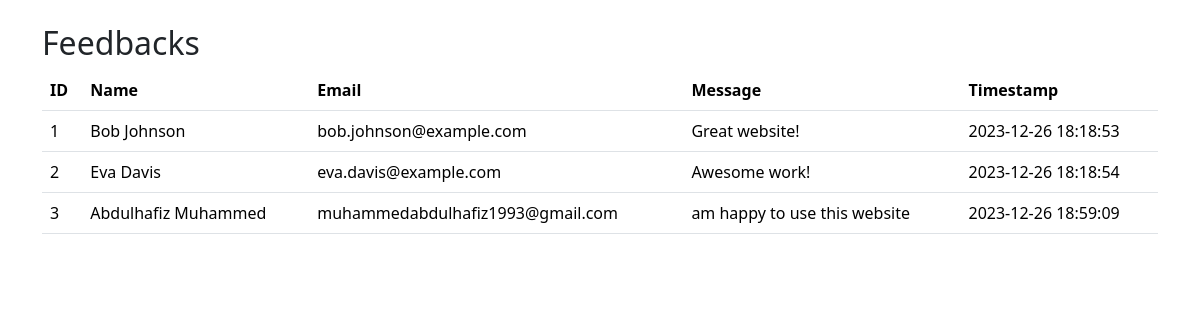
The page /dash (signed in) on the database its author committed.
### tables this page shows
CREATE TABLE Feedbacks (
    id INTEGER PRIMARY KEY AUTOINCREMENT,
    name TEXT NOT NULL,
    email TEXT NOT NULL,
    message TEXT NOT NULL
, timestamp DATETIME DEFAULT CURRENT_TIMESTAMP);

### app.py (the view)
@app.route("/dash")
def dash():
    messages = db.execute("select * from message order by CURRENT_TIMESTAMP desc")
    rows = db.execute("SELECT * FROM Users WHERE user_id = ?", session["user_id"])
    feedbacks = db.execute("select * from Feedbacks order by CURRENT_TIMESTAMP desc")
    role = rows[0]["role"]
    return render_template("dash.html", role = role, messages = messages, feedbacks= feedbacks )

### templates/dash.html (shortened to what this page needs)
<!DOCTYPE html>
<html lang="en">
<head>
    <link href="https://cdn.jsdelivr.net/npm/bootstrap@5.3.2/dist/css/bootstrap.min.css" rel="stylesheet">
    <link rel="stylesheet" href="{{ url_for('static', filename='style.css') }}">
</head>
<body>
<div class="container mt-4">
    <h2>Feedbacks</h2>
    <table class="table">
        <thead>
            <tr>
                <th>ID</th>
                <th>Name</th>
                <th>Email</th>
                <th>Message</th>
                <th>Timestamp</th>
            </tr>
        </thead>
        <tbody>
            {% for message in feedbacks %}
            <tr>
                <td>{{ message['id']}}</td>
                <td>{{ message['name']}}</td>
                <td>{{ message['email']}}</td>
                <td>{{ message['message']}}</td>
                <td>{{ message['timestamp']}}</td>
            </tr>
            {% endfor %}
        </tbody>
    </table>
</div>
</body>
</html>

### rows shown on the page
Feedbacks: id "1", name "Bob Johnson", email "bob.johnson@example.com", message "Great website!", timestamp "2023-12-26 18:18:53"
Feedbacks: id "2", name "Eva Davis", email "eva.davis@example.com", message "Awesome work!", timestamp "2023-12-26 18:18:54"
Feedbacks: id "3", name "Abdulhafiz Muhammed", email "muhammedabdulhafiz1993@gmail.com", message "am happy to use this website", timestamp "2023-12-26 18:59:09"
